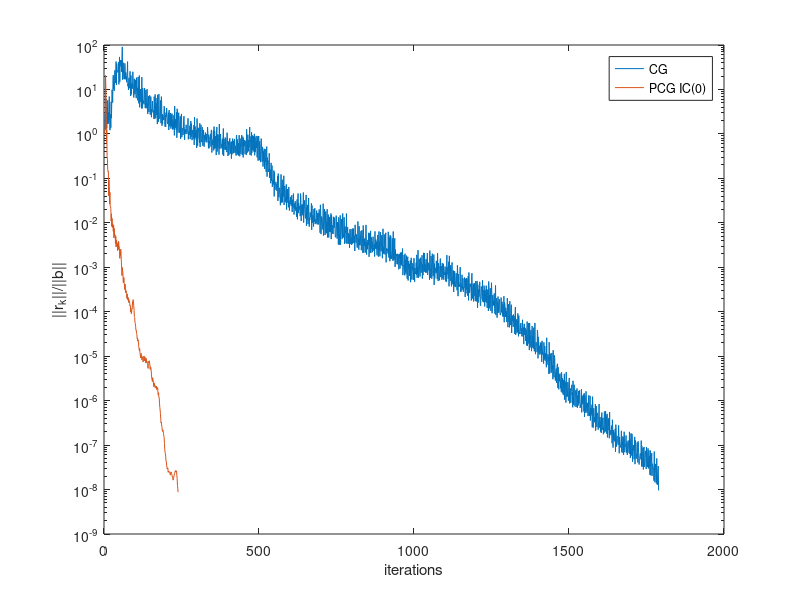

Reproduce this figure in MATLAB.
%matrix loading
B = load('apache1.mat');
matrix = cell2mat(struct2cell(B));
A = matrix.A;
x_exact = ones(size(A,1),1);
b = A*x_exact;
tol = 1e-8;
maxiter = 5000;
[x1, flag1, relres1, iter1, resvec1] = pcg(A,b,tol,maxiter);

L = ichol(A);

[x2, flag2, relres2, iter2, resvec2] = pcg(A,b,tol,maxiter, L, L');

b_norm = norm(b);
semilogy(1:(iter1 + 1), resvec1/b_norm ,1:(iter2 + 1), resvec2/b_norm);
legend("CG","PCG IC(0)");
xlabel("iterations")
ylabel("||r_k||/||b||")